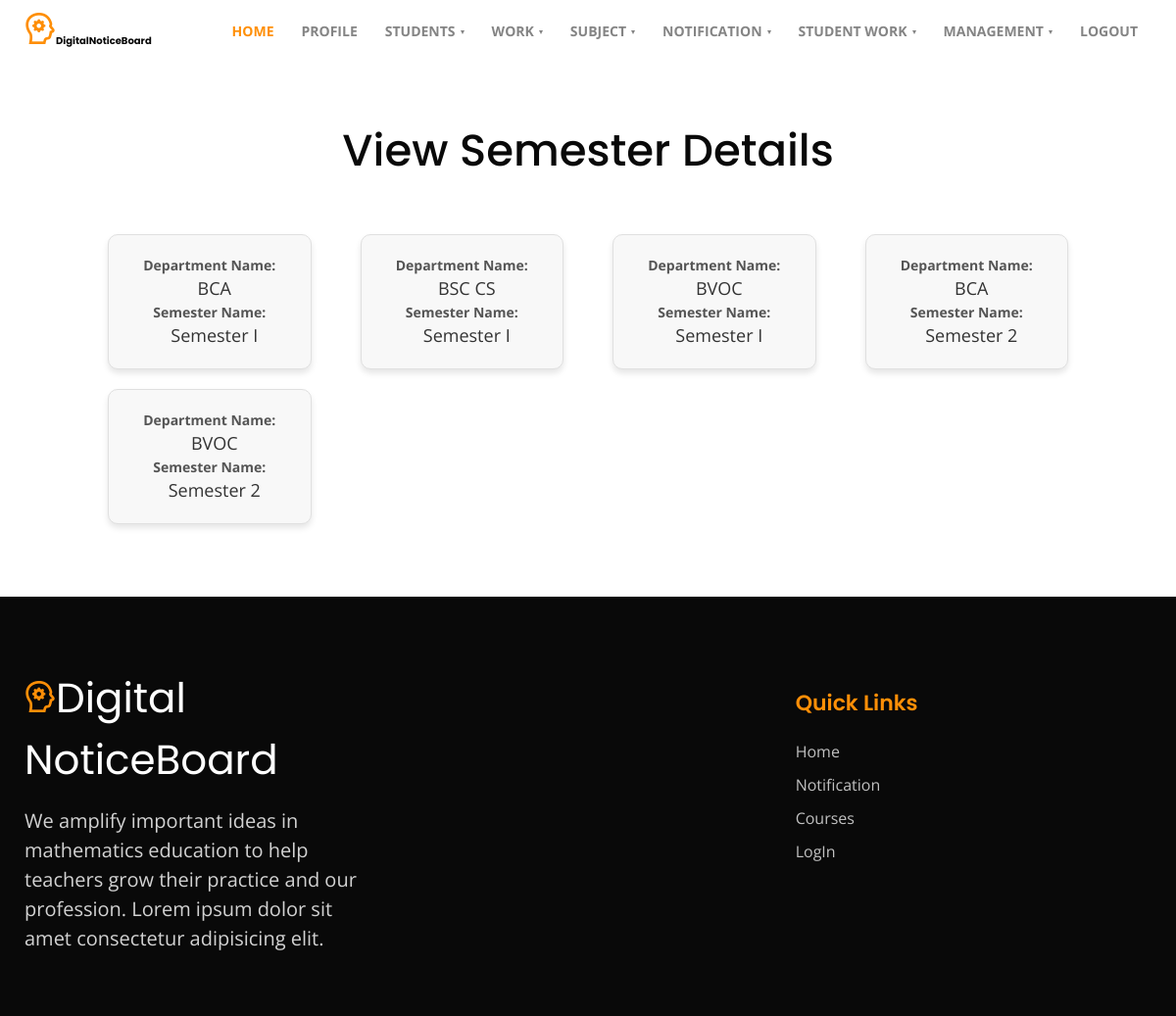
/view_semester (signed in), run on the app's committed database.
### department/models.py (models this page shows, shortened)
class Semesters(models.Model):
    semestername = models.CharField(max_length=100)
    department = models.ForeignKey(Departments,on_delete=models.CASCADE,null=True)

class Departments(models.Model):
    departmentname = models.CharField(max_length=50,default='')
    description = models.CharField(max_length=200,default='')
    def __str__(self) -> str:
        return self.departmentname

### department/views.py (the view)
# urls.py: path('view_semester',views.semester_view),
@login_required(login_url='/login')
def semester_view(request):
    a = Semesters.objects.all()
    return render(request,'view_semester.html',{'a':a})

### department/templates/view_semester.html (shortened to what this page needs)
{% extends 'layout.html' %}
{% block content %}
  <section class="w3l-contacts-12" id="contact">
    <div class="container py-5">
      <div class="contacts12-main py-md-3">
        <div class="header-section text-center">
          <h3 class="mb-md-5 mb-4">View Semester Details</h3>
        </div>
        <div class="row">
          {% for i in a %}
          <div class="col-md-3">
            <div class="semester-card">
              <div class="label">Department Name:</div>
              <span class="name">{{i.department}}</span>
              <div class="label">Semester Name:</div>
              <span class="name">{{i.semestername}}</span>
            </div>
          </div>
          {% endfor %}
        </div>
      </div>
    </div>
  </section>
{% endblock %}

### department/templates/view_semester.html (style rules this page uses)
.semester-card { border: 1px solid #e0e0e0; border-radius: 10px; margin: 10px; padding: 20px; box-shadow: 0 4px 6px rgba(0, 0, 0, 0.1); background-color: #f8f8f8; }
.label { font-weight: bold; color: #555; font-size: 14px; }
.name { font-size: 18px; color: #333; margin-left: 10px; }

### data on the page
Semesters: department "BCA", semestername "Semester I"
Semesters: department "BSC CS", semestername "Semester I"
Semesters: department "BVOC", semestername "Semester I"
Semesters: department "BCA", semestername "Semester 2"
Semesters: department "BVOC", semestername "Semester 2"
